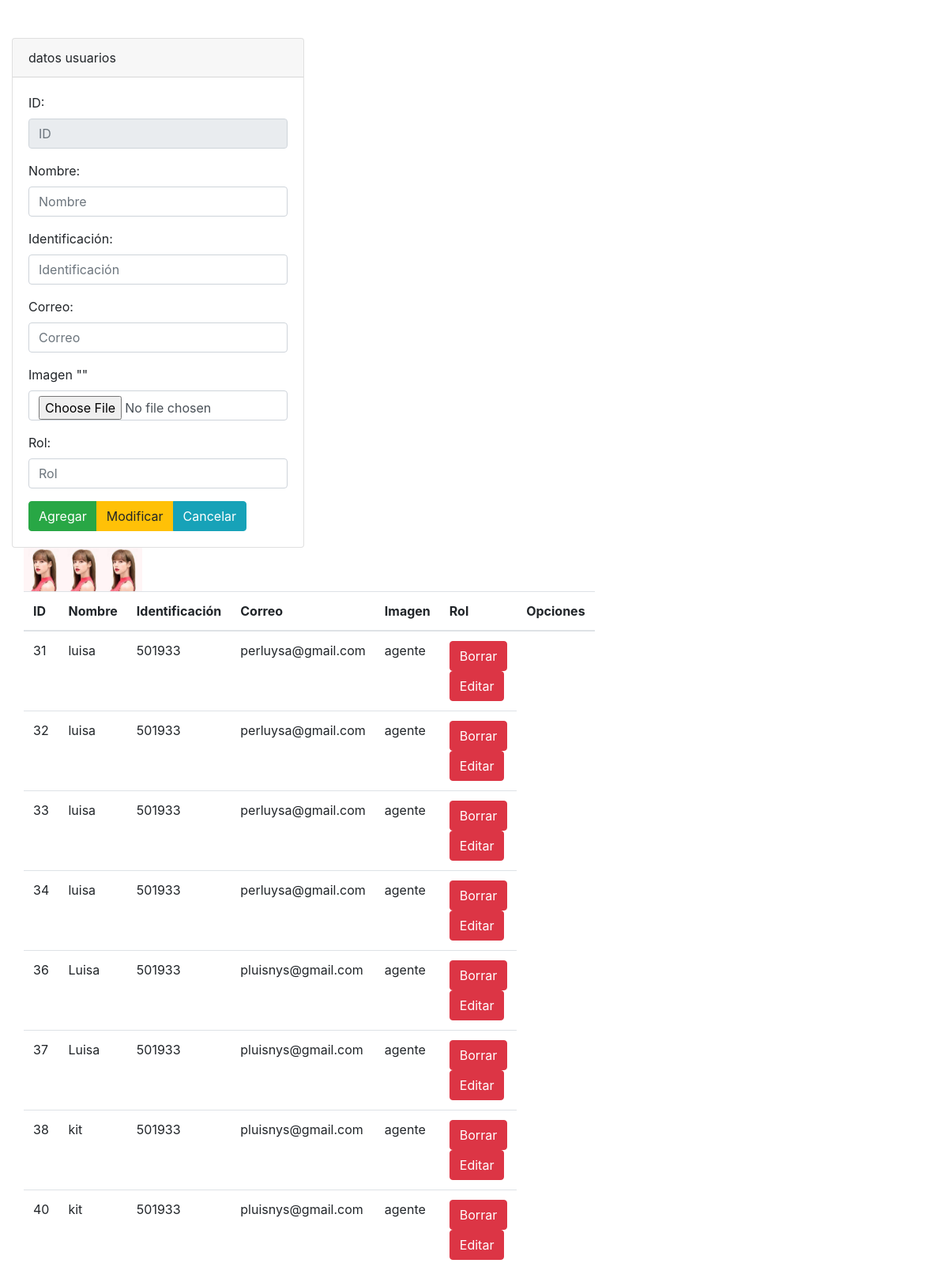
The page /sesion/Crud.php on the database its author committed.
### tables this page shows
CREATE TABLE `usuarios` (
  `ID` int(11) NOT NULL,
  `Nombre` varchar(200) NOT NULL,
  `Identificación` varchar(20) NOT NULL,
  `Correo` varchar(20) NOT NULL,
  `Imagen` varchar(1000) NOT NULL,
  `Rol` varchar(20) NOT NULL
);

### sesion/Crud.php (the view, shortened to what this page needs)
<?php
$txtID=(isset($_POST['txtID']))?$_POST['txtID']:"";
$txtNombre=(isset($_POST['txtNombre']))?$_POST['txtNombre']:"";
$txtIdentificación=(isset($_POST['txtIdentificación']))?$_POST['txtIdentificación']:"";
$txtCorreo=(isset($_POST['txtCorreo']))?$_POST['txtCorreo']:"";
$txtImagen=(isset($_FILES['txtImagen']['name']))?$_FILES['txtImagen']['name']:"";
$txtRol=(isset($_POST['txtRol']))?$_POST['txtRol']:"";
include("../Config/bd.php");
$sentenciaSQL = $conexion->prepare("SELECT * FROM `usuarios`");
$sentenciaSQL ->execute();
$ListaUsuarios= $sentenciaSQL ->fetchAll(PDO::FETCH_ASSOC);
?>
<!DOCTYPE html>
<html lang="en">
<head>
    <link rel="stylesheet" href="https://stackpath.bootstrapcdn.com/bootstrap/4.3.1/css/bootstrap.min.css">
</head>
<body>
</body>
</html>
<div class="col-md-4">
   <div class="card">
    <div class="card-header">
       datos usuarios
    </div>
    <div class="card-body">
    <form method= "POST" enctype="multipart/form-data">
    <div class = "form-group">
   <label for="txtID">ID:</label>
   <input type="text" required  readonly class="form-control" value="<?php echo $txtID; ?>" id="txtID" name="txtID" placeholder="ID">
   </div>
   <div class = "form-group">
   <label for="txtNombre">Nombre:</label>
   <input type="text" required class="form-control" value="<?php echo $txtNombre; ?>"id="txtNombre" name="txtNombre" placeholder="Nombre">
   </div>
   <div class = "form-group">
   <label for="txtIdentificación">Identificación:</label>
   <input type="text" required class="form-control" value="<?php echo $txtIdentificación; ?>"id="txtIdentificación" name="txtIdentificación" placeholder="Identificación">
   </div>
   <div class = "form-group">
   <label for="txtCorreo">Correo:</label>
   <input type="email" required class="form-control" value="<?php echo $txtCorreo; ?>" id="txtCorreo" name="txtCorreo" placeholder="Correo">
   </div>
   <div class = "form-group">
   <label for="txtImagen">Imagen</label>
   "<?php echo $txtImagen; ?>"
   <input type="file" required class="form-control"  id="txtImagen" name="txtImagen">
   </div>
   <div class = "form-group">
   <label for="txtRol">Rol:</label>
   <input type="text" required class="form-control" value="<?php echo $txtRol; ?>" id="txtRol" name="txtRol" placeholder="Rol">
   </div>
   <div class="btn-group" role="group" aria-label="">
      <button type="submit" name="accion" value="Agregar" class="btn btn-success">Agregar</button>
      <button type="submit" name="accion" value="Modificar" class="btn btn-warning">Modificar</button>
      <button type="submit" name="accion" value="Cancelar" class="btn btn-info">Cancelar</button>
   </div>
   </form>
</div>
    </div>
    <div class="col-md-7">
    <table class="table">
        <thead>
            <tr>
                <th>ID</th>
                <th>Nombre</th>
                <th>Identificación</th>
                <th>Correo</th>
                <th>Imagen</th>
                <th>Rol</th>
                <th>Opciones</th>
            </tr>
        </thead>
        <tbody>
            <?php foreach ($ListaUsuarios as $usuario) { ?>
                <tr>
                    <td><?php echo $usuario['ID']; ?></td>
                    <td><?php echo $usuario['Nombre']; ?></td>
                    <td><?php echo $usuario['Identificación']; ?></td>
                    <td><?php echo $usuario['Correo']; ?></td>
<img src="img/<?php echo $usuario['Imagen']; ?>" width="50" alt="">
                    <td><?php echo $usuario['Rol']; ?></td>
                    <td>
                        <form method="post">
                          <input type="submit" name="accion" value="Borrar" class="btn btn-danger">
                          <input type="submit" name="accion" value="Editar" class="btn btn-danger">
                        </form>
                    </td>
                </tr>
            <?php } ?>
        </tbody>
    </table>
</div>

### rows shown on the page
usuarios: ID "31", Nombre "luisa", Identificación "501933", Correo "perluysa@gmail.com", Imagen (picture), Rol "agente"
usuarios: ID "32", Nombre "luisa", Identificación "501933", Correo "perluysa@gmail.com", Rol "agente"
usuarios: ID "33", Nombre "luisa", Identificación "501933", Correo "perluysa@gmail.com", Imagen (picture), Rol "agente"
usuarios: ID "34", Nombre "luisa", Identificación "501933", Correo "perluysa@gmail.com", Imagen (picture), Rol "agente"
usuarios: ID "36", Nombre "Luisa", Identificación "501933", Correo "pluisnys@gmail.com", Rol "agente"
usuarios: ID "37", Nombre "Luisa", Identificación "501933", Correo "pluisnys@gmail.com", Rol "agente"
usuarios: ID "38", Nombre "kit", Identificación "501933", Correo "pluisnys@gmail.com", Rol "agente"
usuarios: ID "40", Nombre "kit", Identificación "501933", Correo "pluisnys@gmail.com", Rol "agente"
